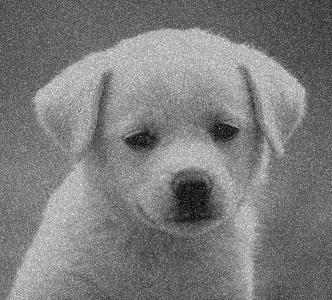
#> input picture dog_noisy_img.png, 332 x 300 px
$ jupyter execute '04_noise_in_image-smoothing_denoising, sharpening.ipynb'   (shell and % lines are left out)
#> lines starting #> are read from the running program, lines starting #| are printed output that depends on the picture
### Import Statements

[cell 1]
import matplotlib.pyplot as plt
import numpy as np
import cv2 as cv
import sys
import copy

[cell 2]
# converting color mode from BGR to RGB and displaying the image as matplotlib figure
def matplotlib_imshow_bgr2rgb(img_title="", mat_img=None, fig_h=7):
    # tinkering with size
    try:
        img_width, img_height = mat_img.shape[0], mat_img.shape[1]
        aspect_ratio = img_width / img_height
        plt.figure(figsize=(fig_h * aspect_ratio, fig_h))
    except AttributeError:
        print(
            "None Type image. Correct_syntax is, matplotlib_imshow_bgr2rgb(img_title, mat_img, fig_h)."
        )

    # actual code for displaying the image
    plt.imshow(cv.cvtColor(mat_img, cv.COLOR_BGR2RGB))
    plt.title(img_title)
    plt.show()

## Image Filtering ([Docs](https://docs.opencv.org/4.x/d4/d13/tutorial_py_filtering.html))

As in one-dimensional signals, images can also be filtered with various low-pass filters (LPF), high-pass filters (HPF), etc. `LPF helps in removing noise, blurring images`, etc. `HPF filters help in finding edges` in images.

OpenCV provides a function `cv.filter2D(src, ddepth, kernel, anchor=(-1, -1))` to convolve a kernel with an image.

<u>Function Arguments</u>
- src: image to which filter is to be applied.
- ddepth: depth of the output image [ -1 will give the output image depth as same as the input image]
- *kernel:* convolution kernel. it is nothing but a matrix representing the coefficients of the filter.
- anchor: anchor of the kernel that indicates the relative position of a filtered point within the kernel; default value (-1,-1) means that the anchor is at the kernel center.

- ### Convolution ([Wikipedia](https://en.wikipedia.org/wiki/Convolution))

Convolution is a mathematical operation on two functions (`f and g`) that produces a third function (`f ∗ g`) which expresses how the `shape of one is modified by the other`.

The term convolution refers to both the result function and to the process of computing it. It is defined as the `integral of the product of the two functions after one is reflected about the y-axis and shifted`. The choice of which function is reflected and shifted before the integral does not change the integral result. The integral is evaluated for all values of shift, producing the convolution function.

##### **Kernel**

`Kernel:` In image processing, a kernel, convolution matrix, or mask is a small matrix used for blurring, sharpening, embossing, edge detection, and more. This is accomplished by doing a convolution between the kernel and an image. Or more simply, when each pixel in the output image is a function of the nearby pixels (including itself) in the input image, the kernel is that function.

- See this [opencv tutorial](https://docs.opencv.org/3.4/d4/dbd/tutorial_filter_2d.html) to learn how exactly a kernel is applied to an image to bring about such different types of changes.
- See this [wikipedia article](https://en.wikipedia.org/wiki/Kernel_(image_processing)) to learn more about what is a kernel, common kernel matrices, application, implementation etc.

- ### Image Smoothing ([Wikipedia](https://en.wikipedia.org/wiki/Smoothing))

In statistics and image processing, to smooth a data set is to create an approximating function that attempts to capture important patterns in the data, while leaving out noise or other fine-scale structures/rapid phenomena. In smoothing, the data points of a signal are modified so `individual points higher than the adjacent points (presumably because of noise) are reduced, and points that are lower than the adjacent points are increased` leading to a smoother signal.

Many different algorithms are used for image smoothing which is also known as blurring. The most commonly used ones in OpenCV are, `cv.blur()`, `cv.GaussianBlur()`, `cv.medianBlur()`, `cv.bilateralFilter()`. To learn more about them see the [docs](https://docs.opencv.org/3.4/dc/dd3/tutorial_gausian_median_blur_bilateral_filter.html).

[cell 3]
# reading in a noisy image
dog_noisy_img = cv.imread(
    "dog_noisy_img.png", 0
)  # reading mode is 0 i.e, image will be read as grayscale
#> dog_noisy_img is the input picture: shape (300, 332); min 0, max 254, mean 124.1

> Blurring images with `cv.blur(src, kernel_size_tuple)`

[cell 4]
normal_blur = cv.blur(dog_noisy_img, ksize=(3, 3))
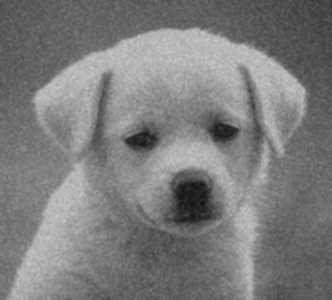
#> normal_blur: shape (300, 332); min 14, max 204, mean 124.1

> Blurring images with `cv.GaussianBlur(src, ksize_tuple, sigmaX, sigmaY)`

<u>Function Parameters</u>
- sigmaX: Gaussian kernel standard deviation in X direction.
- sigmaY: Gaussian kernel standard deviation in Y direction.

[cell 5]
gaussian_blur = cv.GaussianBlur(dog_noisy_img, (3, 3), sigmaX=1, sigmaY=1)

> Blurring images with `cv.medianBlur(src, ksize_int)`

[cell 6]
median_blur = cv.medianBlur(dog_noisy_img, 3)

> Blurring images with `cv.bilateralFilter(src, d, sigmaColor, sigmaSpace)`

<u>Function Parameters</u>
- d: Diameter of each pixel neighborhood that is used during filtering.
- sigmaSpace: a larger value of the parameter means that farther pixels will influence each other as long as their colors are close enough. When d>0, it specifies the neighborhood size regardless of sigmaSpace. Otherwise, d is proportional to sigmaSpace.
- sigmaColor: larger value of the parameter means that farther colors within the pixel neighborhood will be mixed together, resulting in larger areas of semi-equal color.

[cell 7]
bilateral_filter_blur = cv.bilateralFilter(
    dog_noisy_img, 5, sigmaSpace=10, sigmaColor=15
)

> Showing the effects of different blurring algorithms

[cell 8]
# Original Image
matplotlib_imshow_bgr2rgb("Dog (Noisy Image)", dog_noisy_img, 3)

# Blurred Images
fig, ((ax11, ax12), (ax21, ax22)) = plt.subplots(2, 2, sharex=True, sharey=True)

ax11.imshow(cv.cvtColor(normal_blur, cv.COLOR_GRAY2RGB))
ax11.set_title("Dog (blur)")

ax12.imshow(cv.cvtColor(gaussian_blur, cv.COLOR_GRAY2RGB))
ax12.set_title("Dog (GaussianBlur)")

ax21.imshow(cv.cvtColor(median_blur, cv.COLOR_GRAY2RGB))
ax21.set_title("Dog (medianBlur)")

ax22.imshow(cv.cvtColor(bilateral_filter_blur, cv.COLOR_GRAY2RGB))
ax22.set_title("Dog (bilateralFilter)")

fig.suptitle("Dog (Noisy Image) After application of different types of Filters")

plt.show()
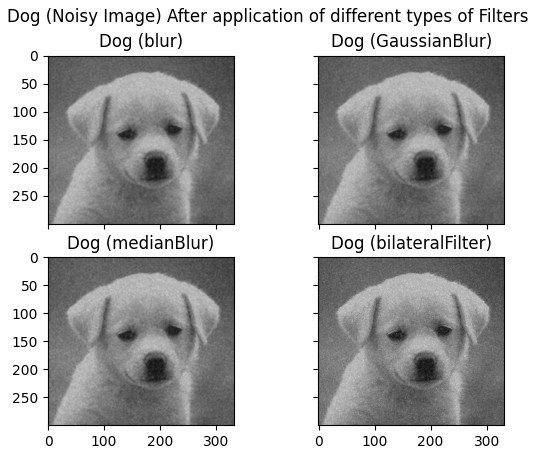
#> figure drawn by matplotlib, 4 panels

- ### Non-Local Means Image Denoising ([Docs](https://docs.opencv.org/3.4/d5/d69/tutorial_py_non_local_means.html))

We have already seen many image smoothing techniques like Gaussian Blurring, Median Blurring etc and they were good to some extent in removing small quantities of noise. In those techniques, we took a small neighbourhood around a pixel and did some operations like gaussian weighted average, median of the values etc to replace the central element. In short, noise removal at a pixel was local to its neighbourhood.

To improve the denoising quality of images, we can use `Non-Local Means Denoising` technique. Although one significant drawback is that this process is computationally very demanding.

This technique utilizes an interesting property of noise. *Noise is generally considered to be a random variable with zero mean.* Consider a noisy pixel, p=p0+n where p0 is the true value of pixel and n is the noise in that pixel. You can take large number of same pixels (say N) from different images and compute their average. Ideally, you should get p=p0 since mean of noise is zero. So the idea is simple, we need a set of similar images to average out the noise.

Consider a small window (say 5x5 window) in the image. Chance is large that the same patch may be somewhere else in the image. Sometimes in a small neighbourhood around it. What about using these similar patches together and find their average? For that particular window, that is fine. And this is what we do in *Non-Local Means Denoising*.

See an example image below:

The blue patches in the image looks the similar. Green patches looks similar. So we take a pixel, take small window around it, search for similar windows in the image, average all the windows and replace the pixel with the result we got. This method is Non-Local Means Denoising. It takes more time compared to blurring techniques we saw earlier, but its result is very good.

OpenCV provides 4 variations of this technique.
- For operation on a single image,
    - `cv.fastNlMeansDenoising()` for grayscale image
    - `cv.fastNlMeansDenoisingColored()` for colored image

    <u>Parameters</u>
    - src: Input image.
    - templateWindowSize: Size in pixels of the template patch that is used to compute weights. Should be odd. Recommended value 7 pixels.
    - searchWindowSize: Size in pixels of the window that is used to compute weighted average for given pixel. Should be odd. Affect performance linearly: greater searchWindowsSize - greater denoising time. Recommended value 21 pixels.
    - h: Parameter regulating filter strength. Bigger h value perfectly removes noise but also removes image details, smaller h value preserves details but also preserves some noise.

- For working with image sequence captured in short period of time,
    - `cv.fastNlMeansDenoisingMulti()` for grayscale image
    - `cv.fastNlMeansDenoisingColoredMulti()` for colored image

    <u>Parameters</u>
    - srcImgs: sequence of input images. All images should have the same type and size.
    - imgToDenoiseIndex: Index of the target image to denoise in srcImgs sequence.
    - temporalWindowSize: Number of surrounding images to use for target image denoising. Should be odd.
    - templateWindowSize: Size in pixels of the template patch that is used to compute weights. Should be odd. Recommended value 7 pixels.
    - searchWindowSize: Size in pixels of the window that is used to compute weighted average for given pixel. Should be odd. Affect performance linearly: greater searchWindowsSize - greater denoising time. Recommended value 21 pixels.
    - h: Parameter regulating filter strength. Bigger h value perfectly removes noise but also removes image details, smaller h value preserves details but also preserves some noise.

[cell 9]
# cv.fastNlMeansDenoising() used on the dog_noisy_img
denoise_gray = cv.fastNlMeansDenoising(dog_noisy_img, 7, 21, 7)
matplotlib_imshow_bgr2rgb(
    "Dog (Denoised with cv.fastNlMeansDenoising technique)", denoise_gray, 4
)

- ### Sharpening Images

Sharpening an image is the process of increasing the contrast between adjacent pixels to enhance the details in an image. This can be useful for a number of different image processing tasks, such as improving the clarity of an image, restoring details that have been lost due to blurring, or making an image appear more vivid and crisp.

We will need to use the `cv.filter2D(src, ddepth, kernel, anchor)` function. As the kernel, we will use the [standard sharpening kernel](https://wikimedia.org/api/rest_v1/media/math/render/svg/beb8b9a493e8b9cf5deccd61bd845a59ea2e62cc).

[cell 10]
sharpening_kernel = np.array([[0, -1, 0], [-1, 5, -1], [0, -1, 0]])

[cell 11]
denoised_dog_sharpened = cv.filter2D(
    denoise_gray, ddepth=-1, kernel=sharpening_kernel, anchor=(-1, -1)
)

[cell 12]
matplotlib_imshow_bgr2rgb(
    "Dog (Sharpened the Denoised Image)", denoised_dog_sharpened, 5
)
